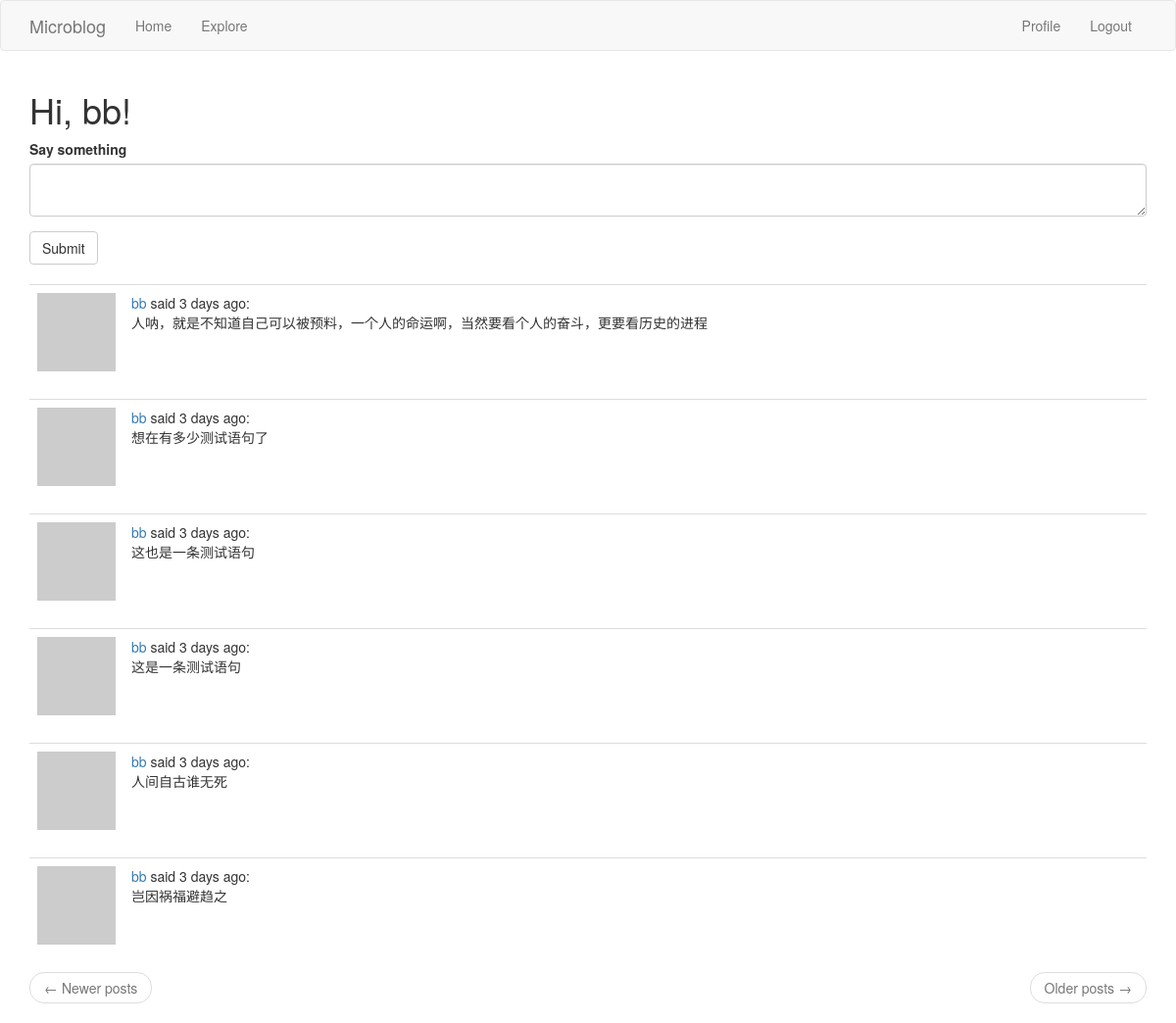
The page /index (signed in) on the database its author committed.
### app/models.py (models this page shows, shortened)
class User(UserMixin, db.Model):
    id = db.Column(db.Integer, primary_key=True)
    username = db.Column(db.String(64), index=True, unique=True)
    email = db.Column(db.String(120), index=True, unique=True)
    password_hash = db.Column(db.String(128))
    about_me = db.Column(db.String(140))
    last_seen = db.Column(db.DateTime, default=datetime.utcnow)
    posts = db.relationship('Post', backref='author', lazy='dynamic')
    followed = db.relationship(
        'User', secondary=followers,
        primaryjoin=(followers.c.follower_id == id),
        secondaryjoin=(followers.c.followed_id == id),
        backref=db.backref('followers', lazy='dynamic'), lazy='dynamic')
    def avatar(self, size):
        digest = md5(self.email.lower().encode('utf-8')).hexdigest()
        return f'https://www.gravatar.com/avatar/{digest}?d=identicon&s={size}'
    def followed_posts(self):
        followed = Post.query.join(
            followers, (followers.c.followed_id == Post.user_id)).filter(
            followers.c.follower_id == self.id)
        own = Post.query.filter_by(user_id=self.id)
        return followed.union(own).order_by(Post.timestamp.desc())

class Post(db.Model):
    id = db.Column(db.Integer, primary_key=True)
    body = db.Column(db.String(140))
    timestamp = db.Column(db.DateTime, index=True, default=datetime.utcnow)
    user_id = db.Column(db.Integer, db.ForeignKey('user.id'))

### app/routes.py (the view)
@app.route('/', methods=['GET', 'POST'])
@app.route('/index', methods=['GET', 'POST'])
@login_required
def index():
    print('*'*20,'index')
    form = PostForm()
    if form.validate_on_submit():
        post = Post(body=form.post.data, author=current_user)
        db.session.add(post)
        db.session.commit()
        flash('Your post is now live!')
        return redirect(url_for('index'))
    page = request.args.get('page', 1, type=int)
    posts = current_user.followed_posts().paginate(
        page, app.config['POSTS_PER_PAGE'], False)
    next_url = url_for('index', page=posts.next_num) if posts.has_next else None
    prev_url = url_for('index', page=posts.prev_num) if posts.has_prev else None
    return render_template('simple_index.html', title='Home Page', form=form, posts=posts.items, next_url=next_url, prev_url=prev_url)

### app/forms.py
class PostForm(FlaskForm):
    post = TextAreaField('Say something', validators=[
        DataRequired(), Length(min=1, max=140)
    ])
    submit = SubmitField('Submit')

### app/models.py (called while the page is built)
@login.user_loader
def load_user(id):
    return User.query.get(int(id))

### app/routes.py (called while the page is built)
@app.before_request
def before_request():
    if current_user.is_authenticated:
        current_user.last_seen = datetime.utcnow()
        db.session.commit()

### app/templates/simple_index.html (shortened to what this page needs)
{% extends "base.html" %}
{% import 'bootstrap/wtf.html' as wtf %}
{% block app_content %}
    <h1>Hi, {{ current_user.username }}!</h1>
    {% if form %}
    {{ wtf.quick_form(form) }}
    <br>
    {% endif %}
    {% for post in posts %}
        {% include '_post.html' %}
    {% endfor %}
    <nav aria-label="...">
        <ul class="pager">
            <li class="previous{% if not prev_url %} disabled{% endif %}">
                <a href="{{ prev_url or '#' }}">
                    <span aria-hidden="true">&larr;</span> Newer posts
                </a>
            </li>
            <li class="next{% if not next_url %} disabled{% endif %}">
                <a href="{{ next_url or '#' }}">
                    Older posts <span aria-hidden="true">&rarr;</span>
                </a>
            </li>
        </ul>
    </nav>
{% endblock %}

### app/templates/base.html (shortened to what this page needs)
{% extends 'bootstrap/base.html' %}
{% block navbar %}
    <nav class="navbar navbar-default">
        <div class="container">
            <div class="navbar-header">
                <a class="navbar-brand" href="{{ url_for('index') }}">Microblog</a>
            </div>
            <div class="collapse navbar-collapse" id="bs-example-navbar-collapse-1">
                <ul class="nav navbar-nav">
                    <li><a href="{{ url_for('index') }}">Home</a></li>
                    <li><a href="{{ url_for('explore') }}">Explore</a></li>
                </ul>
                <ul class="nav navbar-nav navbar-right">
                    {% if current_user.is_anonymous %}
                    <li><a href="{{ url_for('login') }}">Login</a></li>
                    {% else %}
                    <li><a href="{{ url_for('user', username=current_user.username) }}">Profile</a></li>
                    <li><a href="{{ url_for('logout') }}">Logout</a></li>
                    {% endif %}
                </ul>
            </div>
        </div>
    </nav>
{% endblock %}
{% block content %}
    <div class="container">
        {% block app_content %}{% endblock %}
    </div>
{% endblock %}

### app/templates/_post.html
  <table class="table table-hover">
        <tr>
            <td width="70px">
                <a href="{{ url_for('user', username=post.author.username) }}">
                    <img src="{{ post.author.avatar(70) }}" />
                </a>
            </td>
            <td>
                <a href="{{ url_for('user', username=post.author.username) }}">
                    {{ post.author.username }}
                </a>
                said {{ moment(post.timestamp).fromNow() }}:
                <br>
                {{ post.body }}
            </td>
        </tr>
    </table>

### rows shown on the page
User: username "bb"
Post: author.username "bb", timestamp "3 days ago", body "人呐，就是不知道自己可以被预料，一个人的命运啊，当然要看个人的奋斗，更要看历史的进程"
Post: author.username "bb", timestamp "3 days ago", body "想在有多少测试语句了"
Post: author.username "bb", timestamp "3 days ago", body "这也是一条测试语句"
Post: author.username "bb", timestamp "3 days ago", body "这是一条测试语句"
Post: author.username "bb", timestamp "3 days ago", body "人间自古谁无死"
Post: author.username "bb", timestamp "3 days ago", body "岂因祸福避趋之"
